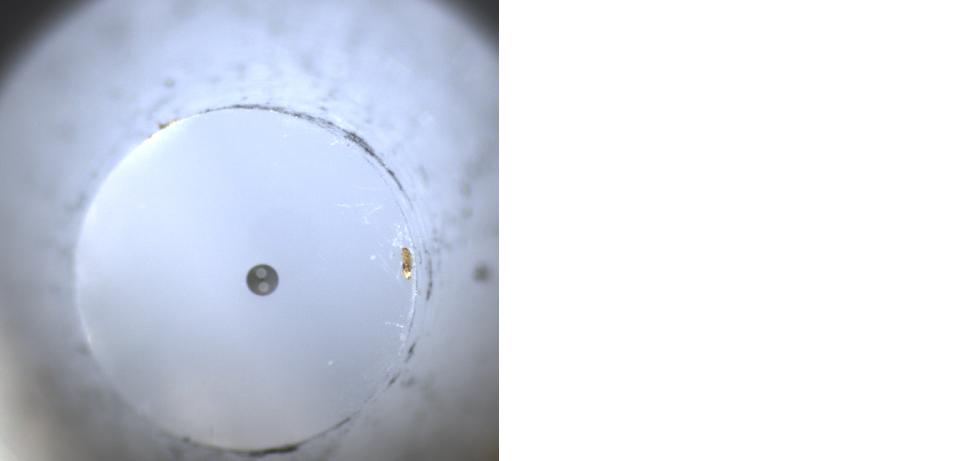
#> input picture 个人仓库/2305070129-苏栋/代码/图像处理opencv/朗维视觉/wlsj/pm1.jpg, 1944 x 921 px (shown at 1/2 size); the run also reads 1 picture not shown here
$ jupyter execute cv_test.ipynb
#> lines starting #> are read from the running program, lines starting #| are printed output that depends on the picture; after the words box and inside, x2 and y2 are one past the last pixel; in counts of white or black regions, pixels touching at a corner belong together; long printed decimals are rounded
[cell 1]
import cv2
import numpy as np

[cell 2]
# 展示图像函数
def show_image(image, title='Image'):
    cv2.imshow(title, image)
    cv2.waitKey(0)
    cv2.destroyAllWindows()

[cell 3]
import cv2
import numpy as np
import math

# 读取图像
image = cv2.imread('./wlsj/pm1.jpg')
#> image is the input picture: shape (921, 1944, 3); mean B, G, R 229.2, 218.6, 213.4
# resize
image = cv2.resize(image, (0, 0), fx=0.5, fy=0.5)
#> image: shape (460, 972, 3)
show_image(image)

[cell 4]
# 转换为灰度图
gray = cv2.cvtColor(image, cv2.COLOR_BGR2GRAY)
show_image(gray)

[cell 5]
# # 增强对比度
# gray = cv2.equalizeHist(gray)
# show_image(gray)

[cell 6]
# 使用Canny边缘检测
edges = cv2.Canny(gray, 50, 150)
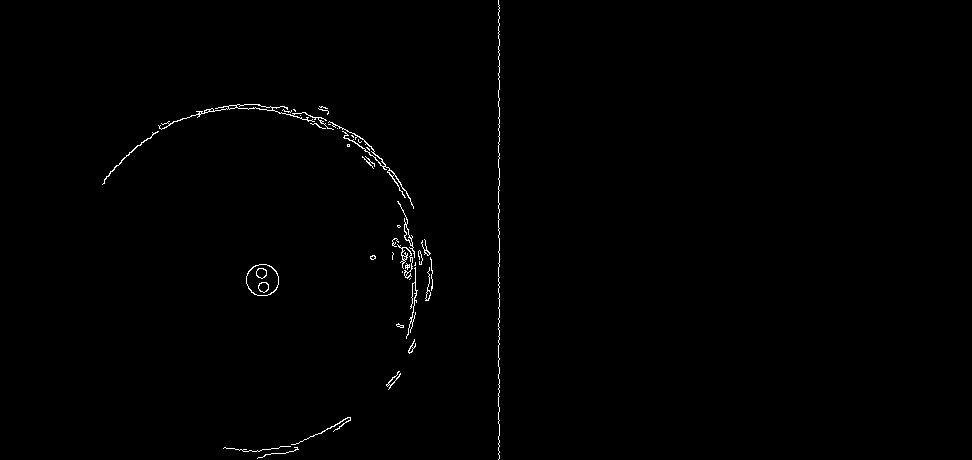
#> edges: shape (460, 972); 0.57% white in thin lines or dots, all inside (x1, y1, x2, y2) = (102, 0, 500, 460)
show_image(edges)

[cell 7]
# 使用Hough圆变换检测圆
circles = cv2.HoughCircles(edges, cv2.HOUGH_GRADIENT, dp=1.2, minDist=20,
                            param1=100, param2=30, minRadius=10, maxRadius=100)
#> circles = [[262.2, 280.2, 17.2], [372.6, 276.6, 41.2], [402.6, 258.6, 12.88]]

# 确保检测到圆
if circles is not None:
    # 将圆检测结果从浮点数转换为整数
    circles = np.round(circles[0, :]).astype("int")
#> circles = [[262, 280, 17], [373, 277, 41], [403, 259, 13]]

    # 在图像上画出所有检测到的圆
    for (x, y, r) in circles:
        cv2.circle(image, (x, y), r, (0, 255, 0), 4)
#> this loop made 3 passes
#> image: shape (460, 972, 3); mean B, G, R 228.3, 219, 212.6

    # 显示结果图像
    cv2.imshow('Detected Circles', image)
    cv2.waitKey(0)
    cv2.destroyAllWindows()
else:
    print("没有检测到圆。")

[cell 8]
import cv2
import numpy as np


# 展示图像函数
def show_image(image, title='Image'):
    cv2.imshow(title, image)
    cv2.waitKey(0)
    cv2.destroyAllWindows()


# 读取图像
image = cv2.imread('./wlsj/pm1(1).jpg')
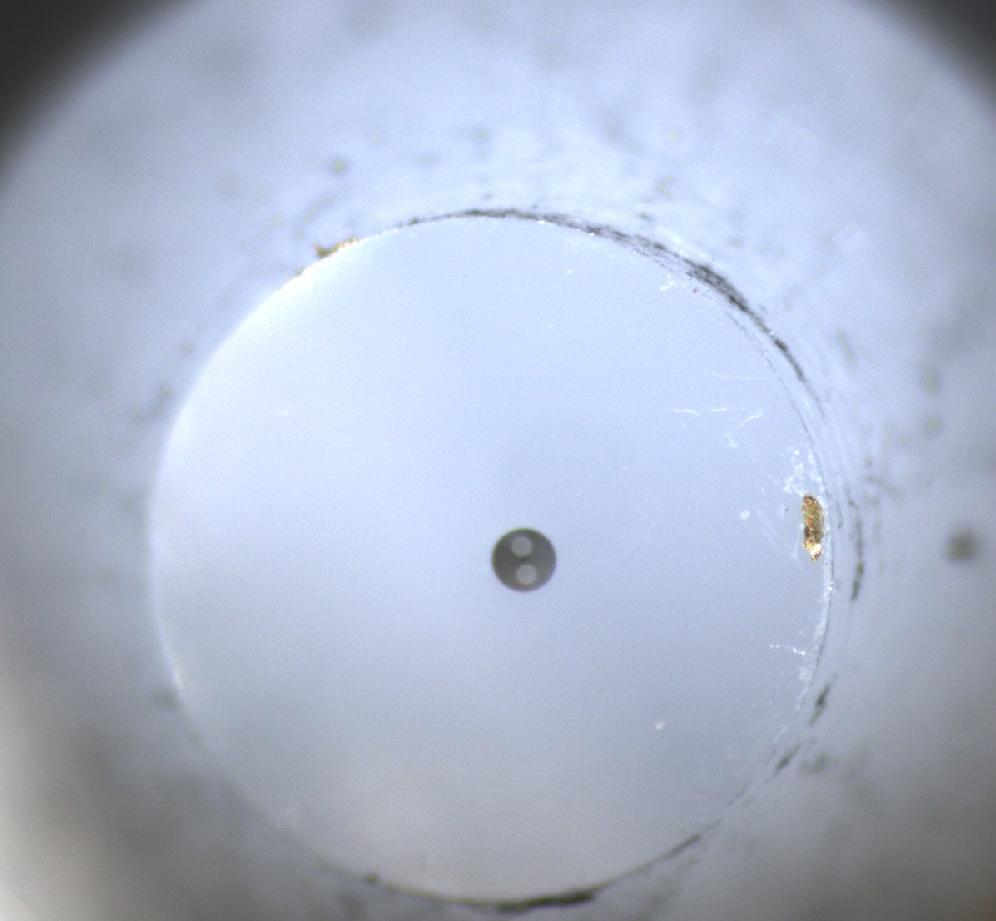
#> input picture 个人仓库/2305070129-苏栋/代码/图像处理opencv/朗维视觉/wlsj/pm1(1).jpg, 996 x 921 px
#> image is the input picture: shape (921, 996, 3); mean B, G, R 205, 184.1, 174

# 检查图像是否成功加载
if image is None:
    print("图像加载失败，请检查路径。")
else:
    # resize
    resized_image = cv2.resize(image, (0, 0), fx=0.5, fy=0.5)
    show_image(resized_image)

    # 转换为灰度图
    gray = cv2.cvtColor(resized_image, cv2.COLOR_BGR2GRAY)
#> gray: shape (460, 498)
    show_image(gray)

    # 使用更温和的去噪方式，比如中值滤波，降低对小圆形边缘的影响
    blurred = cv2.medianBlur(gray, 3)
    show_image(blurred)

    # 使用Canny边缘检测
    edges = cv2.Canny(blurred, 30, 90)
#> edges: shape (460, 498); 1.1% white in thin lines or dots, all inside (x1, y1, x2, y2) = (81, 96, 491, 458)
    show_image(edges)
    print(edges.shape)
#| (460, 498)

    # 精细调整HoughCircles参数以检测最小的圆
    # circles = cv2.HoughCircles(edges, cv2.HOUGH_GRADIENT, dp=0.5, minDist=3,
    #                            param1=10, param2=12, minRadius=2, maxRadius=10)
    circles = cv2.HoughCircles(edges, cv2.HOUGH_GRADIENT, dp=0.3, minDist=1.5,
                               param1=6, param2=13, minRadius=1, maxRadius=8)
#> circles = [[262.5, 286.5, 3.8], [259.5, 272.5, 3.8]]

    # 确保检测到圆
    if circles is not None:
        # 将圆检测结果从浮点数转换为整数
        circles = np.round(circles[0, :]).astype("int")
#> circles = [[262, 286, 4], [260, 272, 4]]

        # 在图像上画出所有检测到的圆，这里考虑更准确的还原到原始图像尺寸的坐标和半径计算
        for (x, y, r) in circles:
            # 由于图像被缩小了，所以需要将坐标和半径放大回原始尺寸，根据缩放比例计算还原
            origin_x = int(x / 0.5)
            origin_y = int(y / 0.5)
            origin_r = int(r / 0.5)
            cv2.circle(image, (origin_x, origin_y), origin_r, (0, 255, 0), 2)
#> this loop made 2 passes
#> (x, y, r, origin_x, origin_y, origin_r) on passes 1 to 2: (262, 286, 4, 524, 572, 8), (260, 272, 4, 520, 544, 8)
#> image: shape (921, 996, 3); 0.03% of pixels changed, all inside (x1, y1, x2, y2) = (511, 535, 534, 582)

        # 显示结果图像
        show_image(image, 'Detected Circles')
    else:
        print("没有检测到圆。")

[cell 9]
import cv2
import numpy as np
import math

# 展示图像函数
def show_image(image, title='Image'):
    cv2.imshow(title, image)
    cv2.waitKey(0)
    cv2.destroyAllWindows()

# 读取图像
image = cv2.imread('./wlsj/pm2(1).jpg')
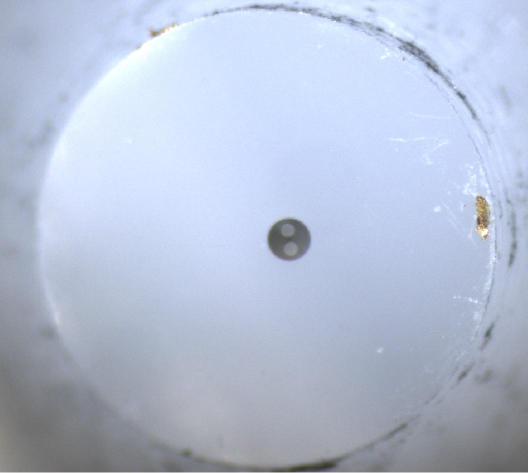
#> input picture 个人仓库/2305070129-苏栋/代码/图像处理opencv/朗维视觉/wlsj/pm2(1).jpg, 1056 x 946 px (shown at 1/2 size)
#> image is the input picture: shape (946, 1056, 3); mean B, G, R 213.9, 192.3, 181.3

# 检查图像是否成功加载
if image is None:
    print("图像加载失败，请检查路径。")
else:
    # resize
    resized_image = cv2.resize(image, (0, 0), fx=0.5, fy=0.5)
#> resized_image: shape (473, 528, 3)
    show_image(resized_image)

    # 转换为灰度图
    gray = cv2.cvtColor(resized_image, cv2.COLOR_BGR2GRAY)
#> gray: shape (473, 528)
    show_image(gray)

    # 使用更温和的去噪方式，比如中值滤波，降低对小圆形边缘的影响
    blurred = cv2.medianBlur(gray, 3)
#> blurred: shape (473, 528)
    show_image(blurred)

    # 使用Canny边缘检测
    edges = cv2.Canny(blurred, 30, 90)
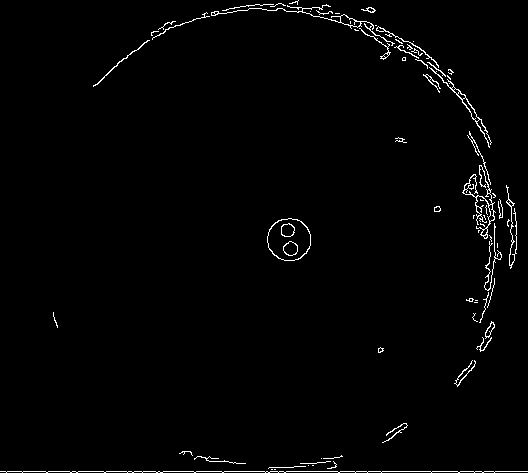
#> edges: shape (473, 528); 1.5% white in thin lines or dots
    show_image(edges)

    # 精细调整HoughCircles参数以检测最小的圆
    circles = cv2.HoughCircles(edges, cv2.HOUGH_GRADIENT, dp=0.3, minDist=1.5,
                               param1=6, param2=13, minRadius=1, maxRadius=8)
#> circles = [[290.5, 248.5, 7.4], [286.5, 229.5, 7.4]]

    # 确保检测到圆
    if circles is not None:
        # 将圆检测结果从浮点数转换为整数
        circles = np.round(circles[0, :]).astype("int")
#> circles = [[290, 248, 7], [286, 230, 7]]

        # 获取两个圆的圆心坐标（假设检测到了两个圆，如果实际情况不同需调整逻辑）
        circle1_x, circle1_y, _ = circles[0]
#> circle1_x = 290; circle1_y = 248
        circle2_x, circle2_y, _ = circles[1]
#> circle2_x = 286; circle2_y = 230

        # 计算两圆连线的斜率
        if circle2_x - circle1_x == 0:  # 防止斜率无穷大的情况（两圆横坐标相同）
            slope = float('inf')
        else:
            slope = (circle2_y - circle1_y) / (circle2_x - circle1_x)
#> slope = 4.5

        # 根据斜率计算与水平方向的夹角（弧度制）
        angle_rad = math.atan(slope)
#> angle_rad = 1.35

        # 将弧度制转换为角度制
        angle_deg = angle_rad * 180 / math.pi
#> angle_deg = 77.47

        print("两圆连线与水平方向的夹角为:", angle_deg, "度")
#| 两圆连线与水平方向的夹角为: 77.471 度

        # 在图像上画出所有检测到的圆，这里考虑更准确的还原到原始图像尺寸的坐标和半径计算
        for (x, y, r) in circles:
            # 由于图像被缩小了，所以需要将坐标和半径放大回原始尺寸，根据缩放比例计算还原
            origin_x = int(x / 0.5)
            origin_y = int(y / 0.5)
            origin_r = int(r / 0.5)
#> this loop made 2 passes
#> (x, y, r, origin_x, origin_y, origin_r) on passes 1 to 2: (290, 248, 7, 580, 496, 14), (286, 230, 7, 572, 460, 14)
            # cv2.circle(image, (origin_x, origin_y), origin_r, (0, 255, 0), 2)

        # 点出圆心，不同颜色
        cv2.circle(image, (int(circle1_x / 0.5), int(circle1_y / 0.5)), 4, (255, 0, 0), -1)
#> image: shape (946, 1056, 3); under 0.01% of pixels changed, all inside (x1, y1, x2, y2) = (576, 492, 585, 501)
        cv2.circle(image, (int(circle2_x / 0.5), int(circle2_y / 0.5)), 4, (0, 255, 0), -1)
#> image: shape (946, 1056, 3); mean B, G, R 213.9, 192.3, 181.3

        # 绘制两圆连线，还原到原始图像尺寸坐标
        origin_circle1_x = int(circle1_x / 0.5)
#> origin_circle1_x = 580
        origin_circle1_y = int(circle1_y / 0.5)
#> origin_circle1_y = 496
        origin_circle2_x = int(circle2_x / 0.5)
#> origin_circle2_x = 572
        origin_circle2_y = int(circle2_y / 0.5)
#> origin_circle2_y = 460
        cv2.line(image, (origin_circle1_x, origin_circle1_y), (origin_circle2_x, origin_circle2_y), (0, 0, 255), 2)
#> image: shape (946, 1056, 3); mean B, G, R 213.9, 192.2, 181.3

        # 显示结果图像
        show_image(image, 'Detected Circles')
    else:
        print("没有检测到圆。")

# 保存图像到文件
cv2.imwrite('detected_circles3.jpg', image)
#> Out = True

[cell 10]
import cv2
import numpy as np

def show_image(image, title='Image'):
    cv2.imshow(title, image)
    cv2.waitKey(0)
    cv2.destroyAllWindows()

# 读取图像
image = cv2.imread('./wlsj/VSLOT2(1).jpg')

# 检查图像是否成功加载
if image is None:
    print("图像加载失败，请检查路径。")
else:
    # 转换为灰度图
    gray = cv2.cvtColor(image, cv2.COLOR_BGR2GRAY)
#> gray: shape (785, 1085)
    show_image(gray, 'gray')

    # 应用高斯模糊来减少噪声
    blurred = cv2.GaussianBlur(gray, (5, 5), 0)
#> blurred: shape (785, 1085)
    show_image(blurred, 'blurred')

    # 使用Canny边缘检测
    edges = cv2.Canny(blurred, 30, 100)
#> edges: shape (785, 1085); 10.8% white in thin lines or dots
    show_image(edges, 'edges')

    # 找到边缘的轮廓
    contours, _ = cv2.findContours(edges, cv2.RETR_EXTERNAL, cv2.CHAIN_APPROX_SIMPLE)
#> contours = 1714 contours, 1504 with area under 20; largest, box (x1, y1, x2, y2) and area: (25, 282, 1045, 505) 198766, (271, 553, 567, 785) 11148, (143, 588, 330, 785) 5870, (0, 545, 130, 740) 5786, (636, 520, 985, 677) 2772

    # 找到最大的轮廓，假设它是零件的轮廓
    max_contour = max(contours, key=cv2.contourArea)
#> max_contour = contour of 813 points, box (x1, y1, x2, y2) (25, 282, 1045, 505), area 198766

    # 创建掩模
    mask = np.zeros_like(gray)  # 使用与灰度图相同大小和类型的掩模
    # 掩膜的作用是只保留我们感兴趣的区域，即零件的轮廓

    # 在掩模上绘制零件轮廓
    cv2.drawContours(mask, [max_contour], -1, (255), thickness=cv2.FILLED)
#> mask: shape (785, 1085); 23.5% white; 1 white region, box (x1, y1, x2, y2) and area: (25, 282, 1045, 505) 200086

    # 应用掩模
    masked_edges = cv2.bitwise_and(edges, edges, mask=mask)
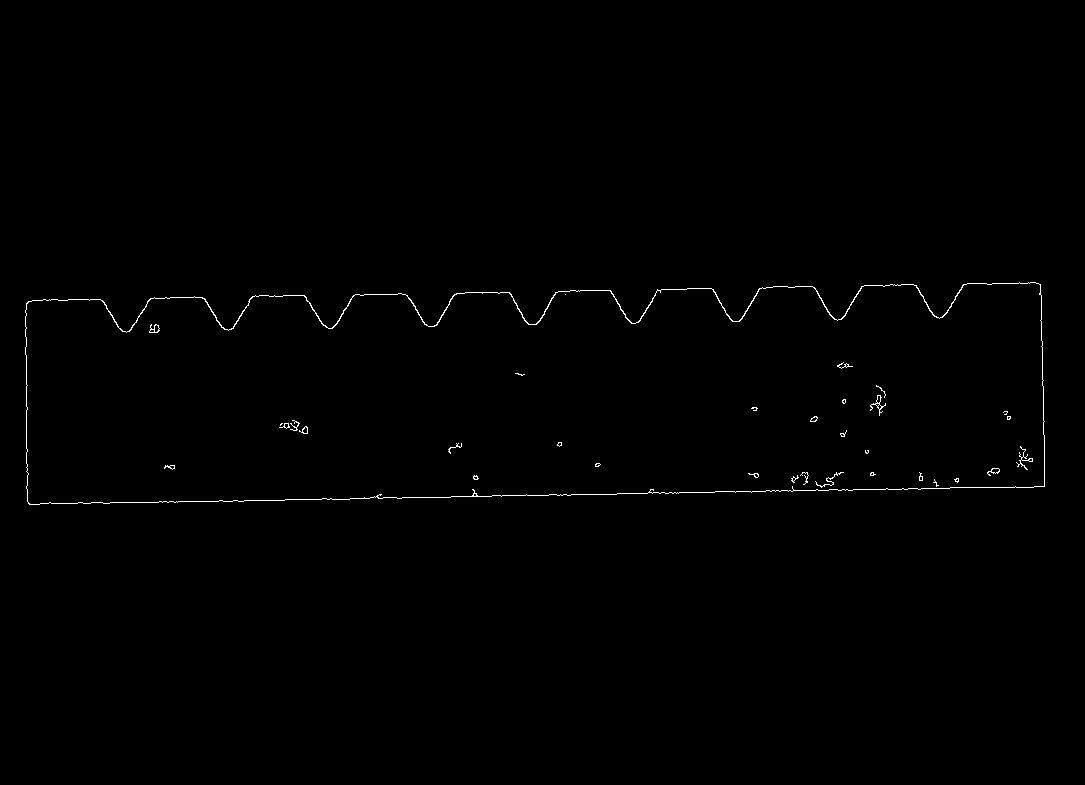
#> masked_edges: shape (785, 1085); 0.45% white in thin lines or dots, all inside (x1, y1, x2, y2) = (25, 282, 1045, 505)
    show_image(masked_edges, 'Masked Edges')

    # 找到掩模边缘的轮廓
    masked_contours, _ = cv2.findContours(masked_edges, cv2.RETR_EXTERNAL, cv2.CHAIN_APPROX_SIMPLE)
#> masked_contours = 1 contour; box (x1, y1, x2, y2) and area: (25, 282, 1045, 505) 198766

    # 存储槽点
    slot_points = []

    # 如果存在轮廓
    if masked_contours:
        for contour in masked_contours:
            # 计算轮廓的凹点
            hull = cv2.convexHull(contour, returnPoints=False)
            defects = cv2.convexityDefects(contour, hull)
            # cv2.convexityDefects(contour, hull)表示计算轮廓的凹点，返回一个包含凹点信息的数组
            if defects is not None:
                for i in range(defects.shape[0]):
                    s, e, f, d = defects[i, 0]
                    start = tuple(contour[s][0])
                    end = tuple(contour[e][0])
                    far = tuple(contour[f][0])
                    if d > 3000:  # 使用适当的距离阈值
                        slot_points.append(far)
                        cv2.circle(image, far, 5, (0, 0, 255), -1)
#> this loop made 1 pass
#> image: shape (785, 1085, 3); mean B, G, R 91.9, 91.3, 87.3
#> after the loop, slot_points = [(939, 318), (837, 320), (635, 323), (126, 332)]

    # 可视化结果
    cv2.drawContours(image, masked_contours, -1, (0, 255, 0), 2)
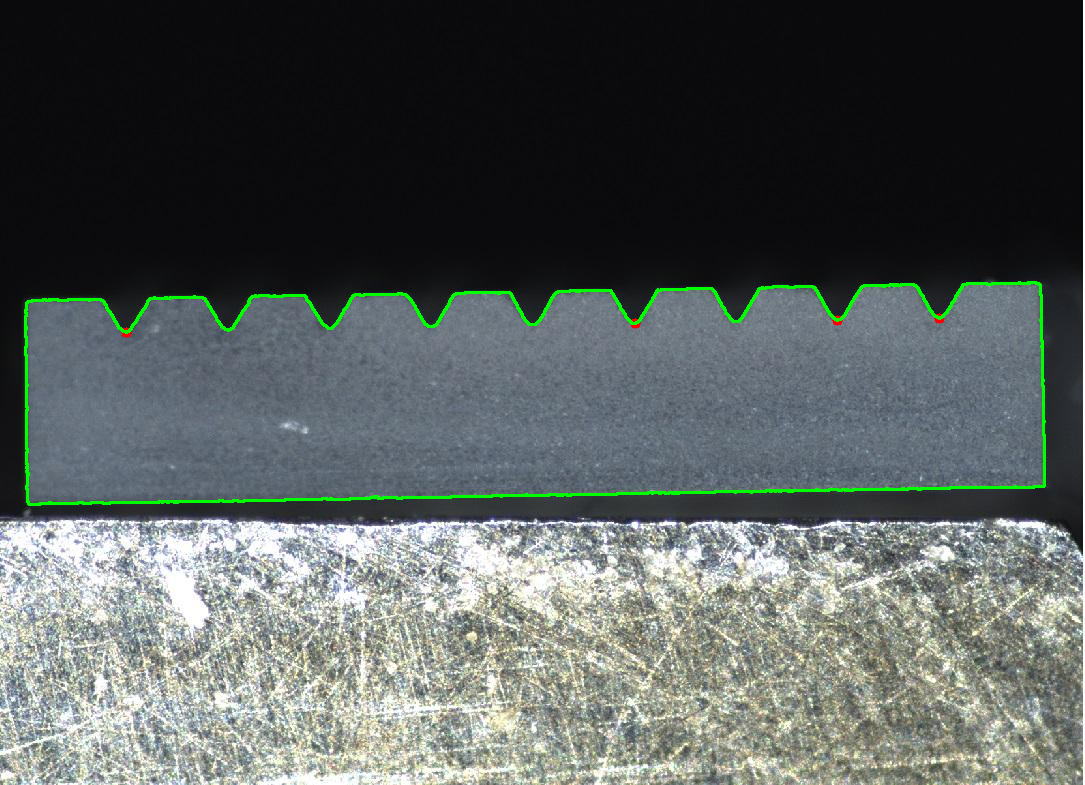
#> image: shape (785, 1085, 3); mean B, G, R 91.1, 93.3, 86.5
    cv2.imshow('Detected V-Notches', image)
    cv2.waitKey(0)
    cv2.destroyAllWindows()

    # 打印槽点坐标
    for point in slot_points:
        print(point)
#> this loop made 4 passes
#> (printed output is left out)
#> (the rest of the program and of its run is left out)
